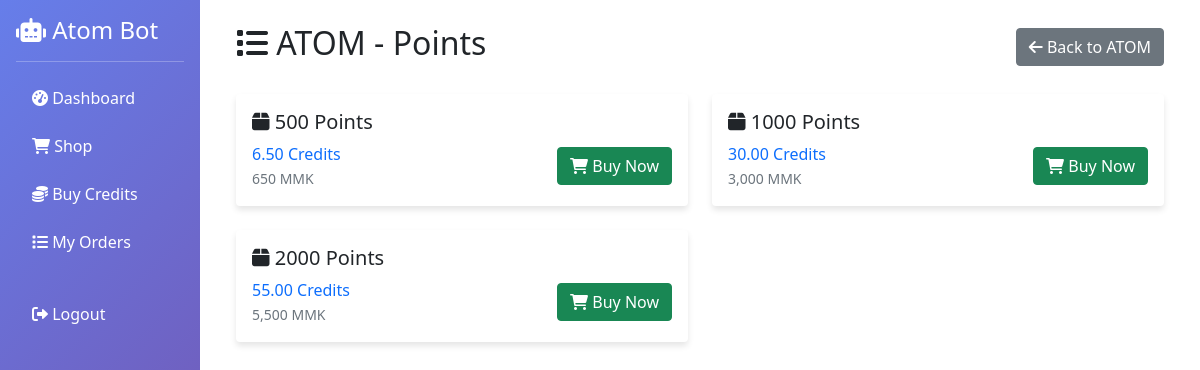
The page /shop/ATOM/Points (signed in) on the database its author committed.
### tables this page shows
CREATE TABLE products (product_id TEXT PRIMARY KEY, operator TEXT NOT NULL, category TEXT NOT NULL, name TEXT NOT NULL, price_mmk INTEGER NOT NULL, extra_info TEXT, is_active INTEGER DEFAULT 1);

### web_app.py (the view)
@app.route('/shop/<operator>/<category>')
def shop_category(operator, category):
    if 'user_id' not in session:
        return redirect(url_for('login'))
    if category == "Beautiful Numbers":
        products = run_async(db.get_beautiful_numbers(operator))
        product_type = 'bnum'
    else:
        products = run_async(db.get_products_in_category(operator, category))
        product_type = 'product'
    products_with_credits = []
    for product in products:
        if product_type == 'bnum':
            prod_id, phone, price = product
            credits = calculate_credit_cost(price)
            products_with_credits.append({
                'id': prod_id,
                'name': phone,
                'price': price,
                'credits': credits,
                'type': 'bnum'
            })
        else:
            prod_id, name, price, extra = product
            credits = calculate_credit_cost(price)
            products_with_credits.append({
                'id': prod_id,
                'name': name,
                'price': price,
                'credits': credits,
                'extra': extra or '',
                'type': 'product'
            })
    return render_template('shop_category.html',
                         operator=operator,
                         category=category,
                         products=products_with_credits)

### database.py (called while the page is built)
async def _db_query(query, params=(), fetchone=False, fetchall=False, commit=False):
    try:
        async with aiosqlite.connect(DB_NAME) as db:
            cursor = await db.execute(query, params)
            if commit: await db.commit(); return True
            if fetchone: return await cursor.fetchone()
            if fetchall: return await cursor.fetchall()
            return await cursor.fetchall()
    except aiosqlite.Error as e: logger.error(f"Database query failed: {e}\nQuery: {query}\nParams: {params}"); return None

async def get_products_in_category(operator: str, category: str):
    return await _db_query("SELECT product_id, name, price_mmk, extra_info FROM products WHERE operator = ? AND category = ? AND is_active = 1", (operator, category), fetchall=True)

### products.py (called while the page is built)
def calculate_credit_cost(price_mmk: int) -> float:
    return round(price_mmk * config.CREDIT_PER_MMK, 2)

### web_app.py (called while the page is built)
def run_async(coro):
    loop = asyncio.new_event_loop()
    asyncio.set_event_loop(loop)
    try:
        return loop.run_until_complete(coro)
    finally:
        loop.close()

### templates/shop_category.html (shortened to what this page needs)
{% extends "base.html" %}
{% block content %}
<div class="d-flex justify-content-between align-items-center mb-4">
    <h2><i class="fas fa-list"></i> {{ operator }} - {{ category }}</h2>
    <a href="{{ url_for('shop_operator', operator=operator) }}" class="btn btn-secondary">
        <i class="fas fa-arrow-left"></i> Back to {{ operator }}
    </a>
</div>
<div class="row">
    {% for product in products %}
    <div class="col-md-6 mb-4">
        <div class="card">
            <div class="card-body">
                <h5 class="card-title">
                    {% if product.type == 'bnum' %}
                        <i class="fas fa-phone"></i> {{ product.name }}
                    {% else %}
                        <i class="fas fa-box"></i> {{ product.name }}
                    {% endif %}
                </h5>
                <div class="d-flex justify-content-between align-items-center">
                    <div>
                        <span class="h6 text-primary">{{ "%.2f"|format(product.credits) }} Credits</span><br>
                        <small class="text-muted">{{ "{:,}".format(product.price) }} MMK</small>
                    </div>
                    <button class="btn btn-success buy-btn"
                            data-id="{{ product.id }}"
                            data-type="{{ product.type }}"
                            data-name="{{ product.name }}"
                            data-credits="{{ product.credits }}">
                        <i class="fas fa-shopping-cart"></i> Buy Now
                    </button>
                </div>
            </div>
        </div>
    </div>
    {% endfor %}
</div>
{% endblock %}

### templates/base.html (style rules this page uses)
.card { box-shadow: 0 4px 6px rgba(0, 0, 0, 0.1); border: none; }

### rows shown on the page
products: name "500 Points", credits "6.50", price "650"
products: name "1000 Points", credits "30.00", price "3,000"
products: name "2000 Points", credits "55.00", price "5,500"

### other values the page prints
{{ operator }} "ATOM"
{{ category }} "Points"
